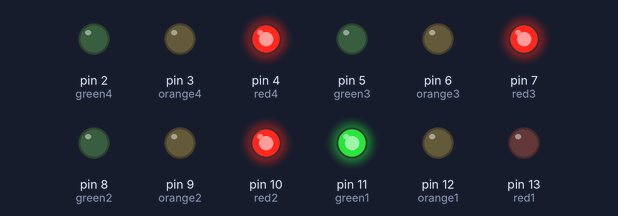
A sketch run on a simulated Arduino Uno, built with avr-gcc and run on an emulated ATmega328P. On the bench: output pins drawn as LEDs (lit = HIGH).

Above: at 0.1 s.
At 6.1 s:
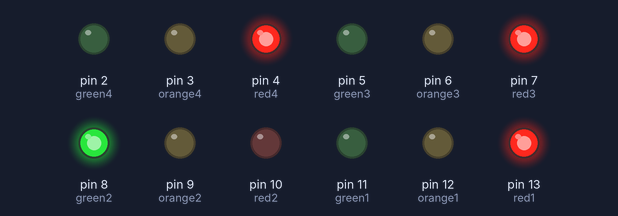
At 9.1 s:
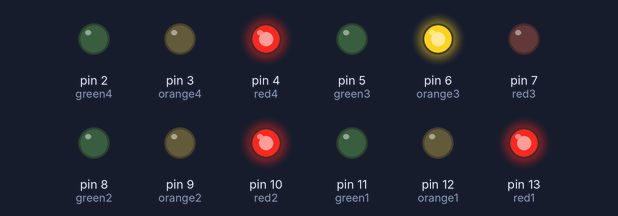
At 18.1 s:
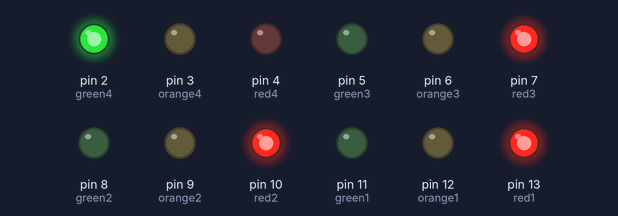
At 27.1 s:
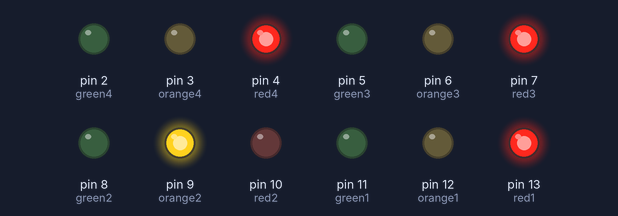
At 36.1 s:
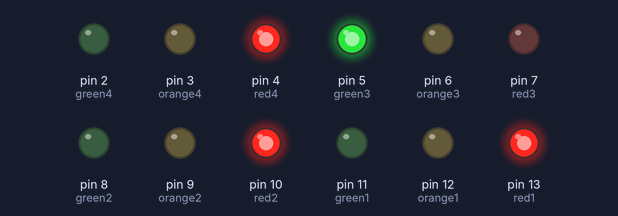
Timing chart, 0 to 40.0 s (numbered marks = the images above):
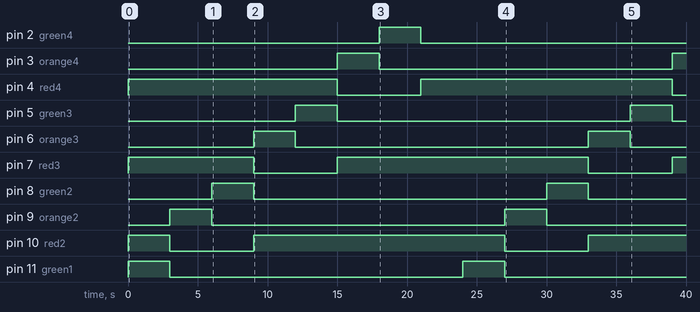

The sketch:

code.ino
```cpp
int red1=13;
int orange1=12;
int green1=11;
int red2=10;
int orange2=9;
int green2=8;
int red3=7;
int orange3=6;
int green3=5;
int red4=4;
int orange4=3;
int green4=2;
void route1GREEN(void)
{
  digitalWrite(red1,LOW);
  digitalWrite(orange1,LOW);
  digitalWrite(green1,HIGH);
  digitalWrite(red2,HIGH);
  digitalWrite(orange2,LOW);
  digitalWrite(green2,LOW);
  digitalWrite(red3,HIGH);
  digitalWrite(orange3,LOW);
  digitalWrite(green3,LOW);
  digitalWrite(red4,HIGH);
  digitalWrite(orange4,LOW);
  digitalWrite(green4,LOW);
}
void route2ORANGE(void)
{
  digitalWrite(red1,HIGH);
  digitalWrite(orange1,LOW);
  digitalWrite(green1,LOW);
  digitalWrite(red2,LOW);
  digitalWrite(orange2,HIGH);
  digitalWrite(green2,LOW);
  digitalWrite(red3,HIGH);
  digitalWrite(orange3,LOW);
  digitalWrite(green3,LOW);
  digitalWrite(red4,HIGH);
  digitalWrite(orange4,LOW);
  digitalWrite(green4,LOW);
}
void route2GREEN(void)
{
  digitalWrite(red1,HIGH);
  digitalWrite(orange1,LOW);
  digitalWrite(green1,LOW);
  digitalWrite(red2,LOW);
  digitalWrite(orange2,LOW);
  digitalWrite(green2,HIGH);
  digitalWrite(red3,HIGH);
  digitalWrite(orange3,LOW);
  digitalWrite(green3,LOW);
  digitalWrite(red4,HIGH);
  digitalWrite(orange4,LOW);
  digitalWrite(green4,LOW);
}
void route3ORANGE(void)
{
  digitalWrite(red1,HIGH);
  digitalWrite(orange1,LOW);
  digitalWrite(green1,LOW);
  digitalWrite(red2,HIGH);
  digitalWrite(orange2,LOW);
  digitalWrite(green2,LOW);
  digitalWrite(red3,LOW);
  digitalWrite(orange3,HIGH);
  digitalWrite(green3,LOW);
  digitalWrite(red4,HIGH);
  digitalWrite(orange4,LOW);
  digitalWrite(green4,LOW);
}
void route3GREEN(void)
{
  digitalWrite(red1,HIGH);
  digitalWrite(orange1,LOW);
  digitalWrite(green1,LOW);
  digitalWrite(red2,HIGH);
  digitalWrite(orange2,LOW);
  digitalWrite(green2,LOW);
  digitalWrite(red3,LOW);
  digitalWrite(orange3,LOW);
  digitalWrite(green3,HIGH);
  digitalWrite(red4,HIGH);
  digitalWrite(orange4,LOW);
  digitalWrite(green4,LOW);
}
void route4ORANGE(void)
{
  digitalWrite(red1,HIGH);
  digitalWrite(orange1,LOW);
  digitalWrite(green1,LOW);
  digitalWrite(red2,HIGH);
  digitalWrite(orange2,LOW);
  digitalWrite(green2,LOW);
  digitalWrite(red3,HIGH);
  digitalWrite(orange3,LOW);
  digitalWrite(green3,LOW);
  digitalWrite(red4,LOW);
  digitalWrite(orange4,HIGH);
  digitalWrite(green4,LOW);
}
void route4GREEN(void)
{
  digitalWrite(red1,HIGH);
  digitalWrite(orange1,LOW);
  digitalWrite(green1,LOW);
  digitalWrite(red2,HIGH);
  digitalWrite(orange2,LOW);
  digitalWrite(green2,LOW);
  digitalWrite(red3,HIGH);
  digitalWrite(orange3,LOW);
  digitalWrite(green3,LOW);
  digitalWrite(red4,LOW);
  digitalWrite(orange4,LOW);
  digitalWrite(green4,HIGH);
}
void route1ORANGE(void)
{
  digitalWrite(red1,LOW);
  digitalWrite(orange1,HIGH);
  digitalWrite(green1,LOW);
  digitalWrite(red2,HIGH);
  digitalWrite(orange2,LOW);
  digitalWrite(green2,LOW);
  digitalWrite(red3,HIGH);
  digitalWrite(orange3,LOW);
  digitalWrite(green3,LOW);
  digitalWrite(red4,HIGH);
  digitalWrite(orange4,LOW);
  digitalWrite(green4,LOW);
}
void setup()
{
  for(int i=2;i<=13;i++)
    pinMode(i,OUTPUT);
}
void loop()
{
  route1GREEN();
  delay(3000);
  route2ORANGE();
  delay(3000);
  route2GREEN();
  delay(3000);
  route3ORANGE();
  delay(3000);
  route3GREEN();
  delay(3000);
  route4ORANGE();
  delay(3000);
  route4GREEN();
  delay(3000);
  route1ORANGE();
  delay(3000);
}
```

Measured:
- by itself, pin 2 (green4): LOW → HIGH at 18.0 s, → LOW 3.0 s later
- by itself, pin 3 (orange4): LOW → HIGH at 15.0 s, → LOW 3.0 s later, → HIGH 21.0 s later
- by itself, pin 4 (red4): LOW → HIGH at 0.00 s, → LOW 15.0 s later, → HIGH 6.0 s later, → LOW 18.0 s later
- by itself, pin 5 (green3), pin 6 (orange3), pin 8 (green2), pin 9 (orange2), pin 11 (green1): alternates HIGH for 3.0 s and LOW for 21.0 s
- by itself, pin 7 (red3): goes HIGH 9.0 s, LOW 6.0 s, HIGH 18.0 s, LOW 6.0 s, then HIGH
- by itself, pin 10 (red2): goes HIGH 3.0 s, LOW 6.0 s, HIGH 18.0 s, LOW 6.0 s, then HIGH
- by itself, pin 12 (orange1): LOW → HIGH at 21.0 s, → LOW 3.0 s later
- by itself, pin 13 (red1): LOW → HIGH at 3.0 s, → LOW 18.0 s later, → HIGH 6.0 s later
